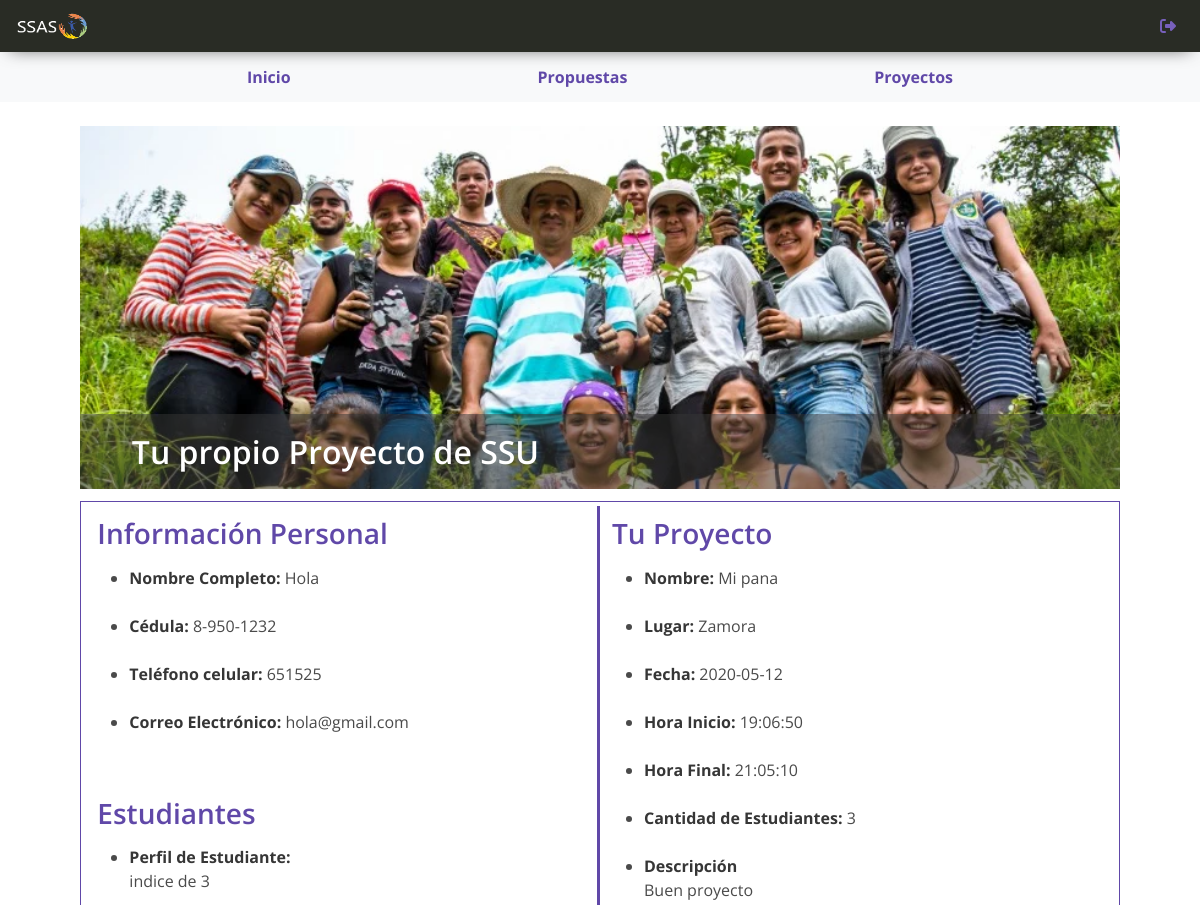
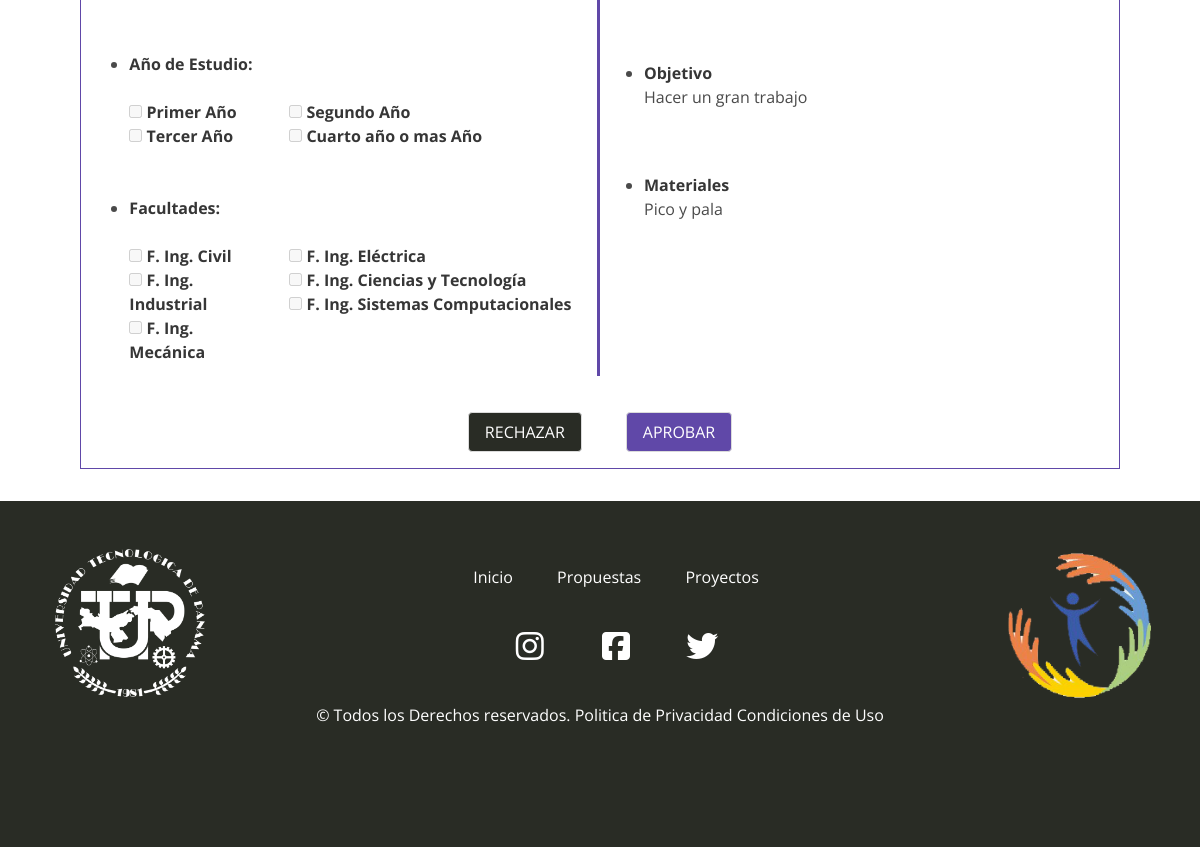
The page /route.php?controller=Acceder&Propuesta=1 (signed in) on the database its author committed (2 pictures, top to bottom).
### tables this page shows
CREATE TABLE propuesta_proyecto (
  id_propuesta INT AUTO_INCREMENT NOT NULL,
  nombre_pro VARCHAR(50) NOT NULL,
  lugar_pro VARCHAR(50) NOT NULL,
  fecha_pro DATE NOT NULL,
  hora_inicio_pro TIME NOT NULL,
  hora_final_pro TIME NOT NULL,
  participantes_pro INT NOT NULL,
  descripcion_pro VARCHAR(300) NOT NULL,
  objetivo_pro VARCHAR(300) NOT NULL,
  materiales_pro VARCHAR(300) NOT NULL,
  nombre_encarg VARCHAR(50) NOT NULL,
  cedula_encarg VARCHAR(20) NOT NULL,
  telefono_encarg INT NOT NULL,
  correo_encarg VARCHAR(50) NOT NULL,
  id_estado INT DEFAULT 3,
  perfil_estu_pro VARCHAR(300) NOT NULL,
  CONSTRAINT pk_id_propuesta PRIMARY KEY (id_propuesta),
  CONSTRAINT fk_id_estado FOREIGN KEY (id_estado) REFERENCES estado_proyecto (id_estado_pro)
);

### Views/Administrador/propuesta_proyecto.php (the view, shortened to what the rows shown need)
<html lang="en">
<head>
    <link rel="stylesheet" href="https://cdn.jsdelivr.net/npm/bulma@0.9.1/css/bulma.min.css">
    <link rel="stylesheet" href="../../css/header.css">
    <link rel="stylesheet" href="../../css/footer.css">
    <link rel="stylesheet" href="../../css/propuesta_proyecto.css">
</head>
<body>
    <br>
    <section class="container is-fluid">
        <div class="columns">
            <div class="column is-11">
                <section class="hero has-bg-img is-medium">
                    <div class="hero-foot">
                        <div class="container is-fluid">
                            <h1 class="title has-text-white">
                                Tu propio Proyecto de SSU
                            </h1>
                        </div>
                    </div>
                </section>
            </div>
        </div>
    </section>
    <section class="container is-fluid">
        <div class="columns">
            <div class="column is-11">
                <div class="propuesta content" id="propuesta">
                    <?php
                        foreach($datos as $dato){
                    ?>
                    <form action="" method="POST" id="informacion_propuesta">
                        <div class="columns">
                            <div class="datos column is-half">
                                <h2>Información Personal</h2>
                                <ul>
                                    <li><strong>Nombre Completo:</strong> <?php echo $dato['nombre_encarg']; ?></li>
                                    <br>
                                    <li><strong>Cédula:</strong> <?php echo $dato['cedula_encarg']; ?></strong></li>
                                    <br>
                                    <li><strong>Teléfono celular:</strong> <?php echo $dato['telefono_encarg']; ?></li>
                                    <br>
                                    <li><strong>Correo Electrónico:</strong> <?php echo $dato['correo_encarg']; ?></li>
                                </ul>
                                <br>
                                <br>
                                <fieldset id="datos_estudiante">
                                    <h2>Estudiantes</h2>
                                    <ul>
                                        <li><strong>Perfil de Estudiante: </strong></li>
                                            <p>
                                                <?php echo $dato['perfil_estu_pro']; ?>
                                            </p>
                                        <br>
                    <?php
                        }
                        $arr_anios = array();
                    ?>
                                        <br>
                                        <li><label for=""><strong>Año de Estudio:</strong></label></li>
                                        <br>
                                        <div class="columns ano_estudio">
                                            <div class="column is-one-third">
                                            <?php
                                                if(in_array(3, $arr_anios)){
                                                    echo "
                                                    <br>
                                                    <input type='checkbox' name='anio_list[]' id='periodo'  checked disabled>
                                                    <label for='tercero'><strong>Tercer Año</strong></label>
                                                    ";
                                                }
                                                else{
                                                    echo "
                                                    <br>
                                                    <input type='checkbox' name='anio_list[]' id='periodo'  disabled>
                                                    <label for='tercero'><strong>Tercer Año</strong></label>
                                                    ";
                                                }
                                            ?>
                                            </div>
                                            <div class="column">
                                            <?php
                                                echo "<br>";
                                            ?>
                                            </div>
                                        </div>
                            <?php
                                $arr_facultades = array();
                            ?>
                                             <br>
                                            <li><label for="facultad"><strong>Facultades: </strong></label></li>
                                            <br>
                                            <div class="columns facultades">
                                            <div class="column is-one-third">
                                                <?php
                                                    if(in_array(1,$arr_facultades)){
                                                        echo"
                                                        <input type='checkbox' name='facultad_list[]' id='facultad' checked disabled>
                                                        <label for='civil'><strong>F. Ing. Civil</strong></label>
                                                        <br>
                                                        ";
                                                    }
                                                    else{
                                                        echo"
                                                        <input type='checkbox' name='facultad_list[]' id='facultad' disabled>
                                                        <label for='civil'><strong>F. Ing. Civil</strong></label>
                                                        <br>
                                                        ";
                                                    }
                                                    if(in_array(5,$arr_facultades)){
                                                        echo"
                                                        <input type='checkbox' name='facultad_list[]' id='facultad' checked disabled>
                                                        <label for='industrial'><strong>F. Ing. Industrial</strong></label>
                                                        <br>
                                                        ";
                                                    }
                                                    else{
                                                        echo"
                                                        <input type='checkbox' name='facultad_list[]' id='facultad' disabled>
                                                        <label for='industrial'><strong>F. Ing. Industrial</strong></label>
                                                        <br>
                                                        ";
                                                    }
                                                ?>
                                            </div>
                                            <div class="column">
                                                <?php
                                                    if(in_array(3,$arr_facultades)){
                                                        echo"
                                                        <input type='checkbox' name='facultad_list[]' id='facultad' checked disabled>
                                                        <label for='electrica'><strong>F. Ing. Eléctrica</strong></label>
                                                        <br>
                                                        ";
                                                    }
                                                    else{
                                                        echo"
                                                        <input type='checkbox' name='facultad_list[]' id='facultad' disabled>
                                                        <label for='electrica'><strong>F. Ing. Eléctrica</strong></label>
                                                        <br>
                                                        ";
                                                    }
                                                    if(in_array(6,$arr_facultades)){
                                                        echo"
                                                        <input type='checkbox' name='facultad_list[]' id='facultad' checked disabled>
                                                        <label for='cuarto'><strong>F. Ing. Ciencias y Tecnología</strong></label>
                                                        <br>
                                                        ";
                                                    }
                                                    else{
                                                        echo"
                                                        <input type='checkbox' name='facultad_list[]' id='facultad' disabled>
                                                        <label for='cuarto'><strong>F. Ing. Ciencias y Tecnología</strong></label>
                                                        <br>
                                                        ";
                                                    }
                                                ?>
                                            </div>
                                        </div>
                                    </ul>
                                </fieldset>
                    <?php
                        foreach($datos as $dato){
                    ?>
                            </div>
                            <div class="column">
                                <h2>Tu Proyecto</h2>
                                <ul>
                                    <li><strong>Nombre:</strong> <?php echo $dato['nombre_pro']; ?></li>
                                    <br>
                                    <li><strong>Lugar:</strong> <?php echo $dato['lugar_pro']; ?></li>
                                    <br>
                                    <li><strong>Fecha:</strong> <?php echo $dato['fecha_pro']; ?></li>
                                    <br>
                                    <li><strong>Hora Inicio:</strong> <?php echo $dato['hora_inicio_pro']; ?></li>
                                    <br>
                                    <li><strong>Hora Final:</strong> <?php echo $dato['hora_final_pro']; ?></li>
                                    <br>
                                    <li><strong>Cantidad de Estudiantes:</strong> <?php echo $dato['participantes_pro']; ?></li>
                                    <br>
                                    <li><strong>Descripción</strong></li>
                                    <p>
                                        <?php echo $dato['descripcion_pro']; ?>
                                    </p>
                                    <br>
                                    <br>
                                    <li><strong>Objetivo</strong></li>
                                    <p>
                                        <?php echo $dato['objetivo_pro']; ?>
                                    </p>
                                    <br>
                                    <br>
                                    <li><strong>Materiales</strong></li>
                                    <p>
                                        <?php echo $dato['materiales_pro']; ?>
                                    </p>
                                </ul>
                            </div>
                        </div>
                        <br>
                    </form>
                    <?php
                        $id_propuesta = $dato['id_propuesta'];
                    ?>
                        <div class="field is-grouped is-grouped-centered">
                            <p class="control">
                                <?php echo"<a href='?controller=Rechazar&Propuesta=".$id_propuesta."' class='button is-second is-normal'>RECHAZAR</a>";?>
                            </p>
                            <p class="control">
                                <?php echo"<a href='?controller=Aprobar&Propuesta=".$id_propuesta."' class='button is-principal is-normal'>APROBAR</a>";?>
                            </p>
                        </div>
                    <?php
                        }
                    ?>
                </div>
            </div>
        </div>
    </section>
</body>
</html>

### rows shown on the page
propuesta_proyecto: nombre_encarg "Hola", cedula_encarg "8-950-1232", telefono_encarg "651525", correo_encarg "hola@gmail.com", perfil_estu_pro "indice de 3", nombre_pro "Mi pana", lugar_pro "Zamora", fecha_pro "2020-05-12", hora_inicio_pro "19:06:50", hora_final_pro "21:05:10", participantes_pro "3", descripcion_pro "Buen proyecto", objetivo_pro "Hacer un gran trabajo", materiales_pro "Pico y pala"
